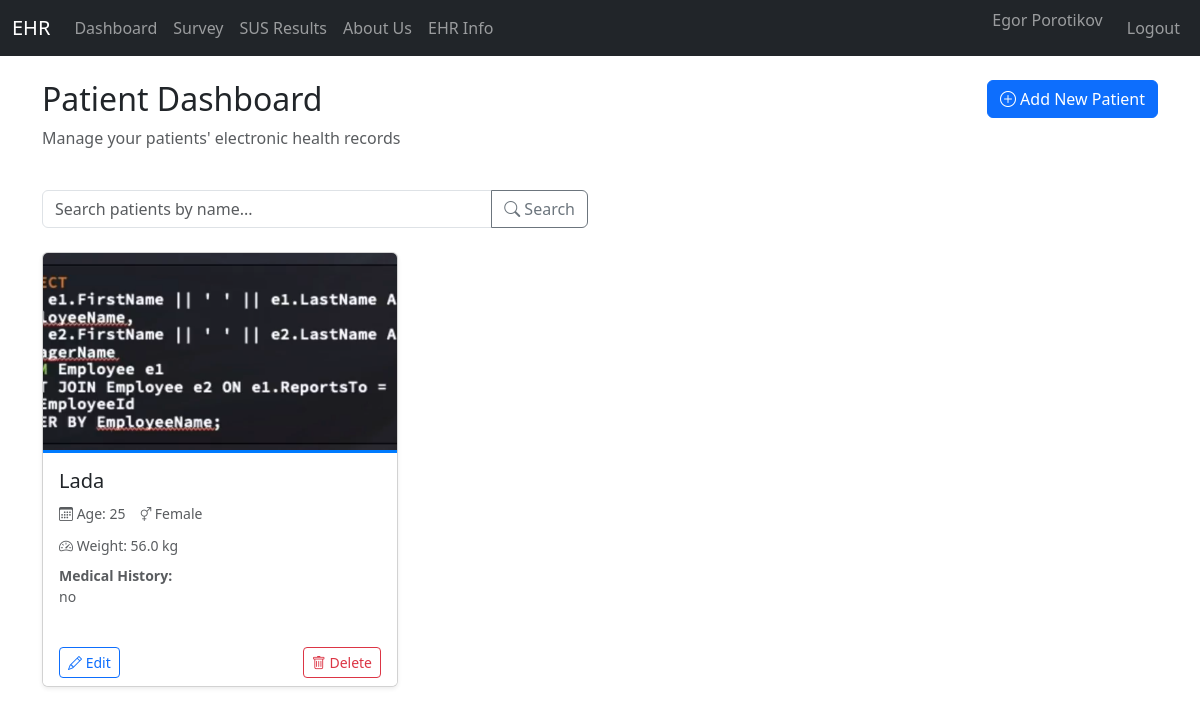
Screenshot of /dashboard (signed in) with the database file from the repository.
### app.py (models this page shows)
class Patient(db.Model):
    id = db.Column(db.Integer, primary_key=True)
    doctor_id = db.Column(db.Integer, db.ForeignKey('doctor.id'))
    name = db.Column(db.String(100))
    age = db.Column(db.Integer)
    gender = db.Column(db.String(10))
    medical_history = db.Column(db.Text)
    weight = db.Column(db.Float)
    last_visit = db.Column(db.String(50))
    allergies = db.Column(db.String(200))
    image_filename = db.Column(db.String(200))

### app.py (the view)
@app.route('/dashboard')
def dashboard():
    if 'doctor_id' not in session:
        flash('Please log in first.', 'warning')
        return redirect(url_for('login'))
    doctor_id = session['doctor_id']
    search_query = request.args.get('search', '').strip()
    if search_query:
        patients = Patient.query.filter(
            Patient.doctor_id == doctor_id,
            Patient.name.ilike(f'%{search_query}%')
        ).all()
    else:
        patients = Patient.query.filter_by(doctor_id=doctor_id).all()
    return render_template('dashboard.html', patients=patients)

### templates/dashboard.html (shortened to what this page needs)
{% extends 'base.html' %}
{% block content %}
<div class="row mb-4">
    <div class="col-md-8">
        <h2>Patient Dashboard</h2>
        <p class="text-muted">Manage your patients' electronic health records</p>
    </div>
    <div class="col-md-4 text-end">
        <a href="{{ url_for('patient_new') }}" class="btn btn-primary">
            <i class="bi bi-plus-circle"></i> Add New Patient
        </a>
    </div>
</div>
<div class="row mb-4">
    <div class="col-md-6">
        <form method="GET" action="{{ url_for('dashboard') }}">
            <div class="input-group">
                <input type="text" class="form-control" name="search"
                       placeholder="Search patients by name..."
                       value="{{ request.args.get('search', '') }}">
                <button class="btn btn-outline-secondary" type="submit">
                    <i class="bi bi-search"></i> Search
                </button>
            </div>
        </form>
    </div>
</div>
{% if patients %}
<div class="row">
    {% for patient in patients %}
    <div class="col-md-6 col-lg-4 mb-4">
        <div class="card h-100 shadow-sm hover-card">
            {% if patient.image_filename %}
            <img src="{{ url_for('uploaded_file', filename=patient.image_filename) }}"
                 class="card-img-top" alt="{{ patient.name }}"
                 style="height: 200px; object-fit: cover;">
            {% else %}
            <div class="card-img-top bg-light d-flex align-items-center justify-content-center"
                 style="height: 200px;">
                <i class="bi bi-person-circle" style="font-size: 5rem; color: #ccc;"></i>
            </div>
            {% endif %}
            <div class="card-body">
                <h5 class="card-title">{{ patient.name }}</h5>
                <div class="mb-2">
                    <small class="text-muted">
                        <i class="bi bi-calendar3"></i> Age: {{ patient.age if patient.age else 'N/A' }}
                        <span class="ms-2">
                            <i class="bi bi-gender-ambiguous"></i> {{ patient.gender if patient.gender else 'N/A' }}
                        </span>
                    </small>
                </div>
                {% if patient.weight %}
                <div class="mb-2">
                    <small class="text-muted">
                        <i class="bi bi-speedometer2"></i> Weight: {{ patient.weight }} kg
                    </small>
                </div>
                {% endif %}
                {% if patient.medical_history %}
                <div class="mb-3">
                    <small class="text-muted d-block">
                        <strong>Medical History:</strong><br>
                        {{ patient.medical_history[:100] }}{% if patient.medical_history|length > 100 %}...{% endif %}
                    </small>
                </div>
                {% endif %}
            </div>
            <div class="card-footer bg-white border-top-0">
                <div class="d-flex justify-content-between">
                    <a href="{{ url_for('patient_edit', pid=patient.id) }}"
                       class="btn btn-sm btn-outline-primary">
                        <i class="bi bi-pencil"></i> Edit
                    </a>
                    <form method="POST" action="{{ url_for('patient_delete', pid=patient.id) }}"
                          onsubmit="return confirm('Are you sure you want to delete this patient record?');">
                        <button type="submit" class="btn btn-sm btn-outline-danger">
                            <i class="bi bi-trash"></i> Delete
                        </button>
                    </form>
                </div>
            </div>
        </div>
    </div>
    {% endfor %}
</div>
{% endif %}
<link rel="stylesheet" href="https://cdn.jsdelivr.net/npm/bootstrap-icons@1.11.1/font/bootstrap-icons.css">
{% endblock %}

### templates/dashboard.html (style rules this page uses)
.hover-card { transition: transform 0.2s, box-shadow 0.2s; }
.card-img-top { border-bottom: 3px solid #007bff; }

### rows the page displays
Patient: image_filename (picture), name "Lada", age "25", gender "Female", weight "56.0", medical_history "no"

### other values shown
{{ session.get('doctor_name') }} "Egor Porotikov"
